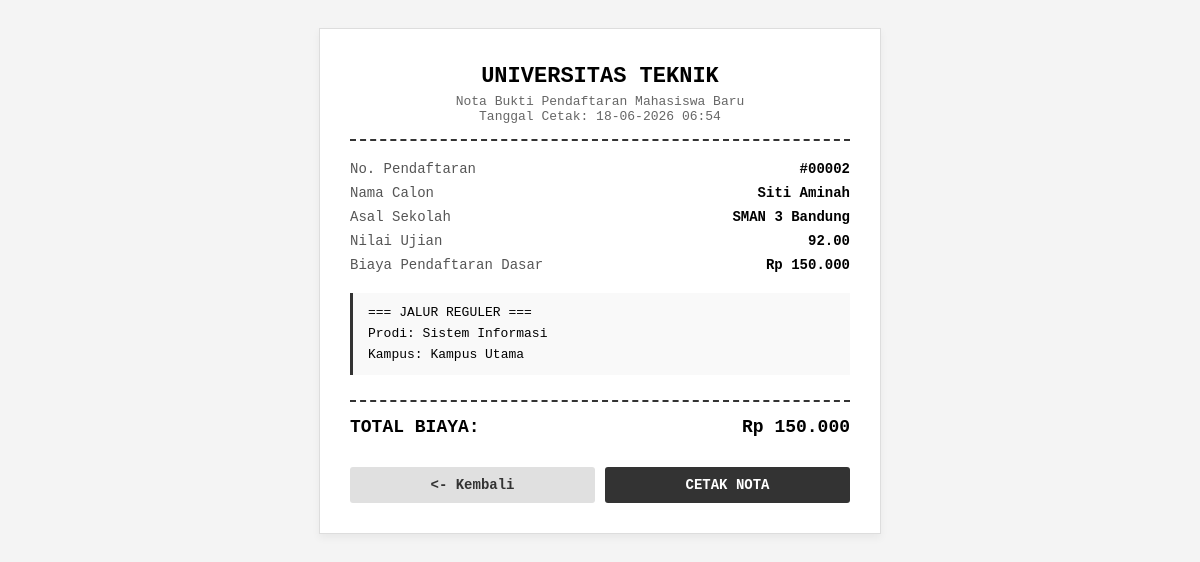
The page /View/Nota.php?id=2 on the database its author committed.
### tables this page shows
CREATE TABLE `pendaftaran` (
  `id_pendaftaran` int NOT NULL,
  `nama_calon` varchar(255) NOT NULL,
  `asal_sekolah` varchar(150) NOT NULL,
  `nilai_ujian` decimal(5,2) NOT NULL,
  `biaya_pendaftaran_dasar` decimal(10,2) NOT NULL,
  `jalur_pendaftaran` enum('Reguler','Prestasi','Kedinasan') NOT NULL,
  `pilihan_prodi` varchar(100) DEFAULT NULL,
  `lokasi_kampus` varchar(100) DEFAULT NULL,
  `jenis_prestasi` varchar(100) DEFAULT NULL,
  `tingkat_prestasi` varchar(50) DEFAULT NULL,
  `sk_ikatan_dinas` varchar(100) DEFAULT NULL,
  `instansi_sponsor` varchar(150) DEFAULT NULL
);

### Models/Pendaftaran.php (called while the page is built, shortened)
<?php
abstract class Pendaftaran {
    protected ?int $idPendaftaran = null;
    protected string $namaCalon;
    protected string $asalSekolah;
    protected float $nilaiUjian;
    protected float $biayaPendaftaranDasar;
    public function __construct(
        string $namaCalon,
        string $asalSekolah,
        float $nilaiUjian,
        float $biayaPendaftaranDasar
    ) {
        $this->namaCalon = $namaCalon;
        $this->asalSekolah = $asalSekolah;
        $this->nilaiUjian = $nilaiUjian;
        $this->biayaPendaftaranDasar = $biayaPendaftaranDasar;
    }
    public function getIdPendaftaran(): ?int {
        return $this->idPendaftaran;
    }
    public function setIdPendaftaran(int $id): void {
        $this->idPendaftaran = $id;
    }
    public function getNamaCalon(): string {
        return $this->namaCalon;
    }
    public function getAsalSekolah(): string {
        return $this->asalSekolah;
    }
    public function getNilaiUjian(): float {
        return $this->nilaiUjian;
    }
    public function getBiayaPendaftaranDasar(): float {
        return $this->biayaPendaftaranDasar;
    }
}

### View/Nota.php (the view, shortened to what this page needs)
<?php
require_once '../Config/Koneksi.php';
require_once '../Models/Pendaftaran.php';
require_once '../Models/Regular.php';
$id_pendaftaran = isset($_GET['id']) ? (int)$_GET['id'] : 0;
try {
    $stmt = $pdo->prepare("SELECT * FROM pendaftaran WHERE id_pendaftaran = ?");
    $stmt->execute([$id_pendaftaran]);
    $data = $stmt->fetch();
    $pendaftar = null;
    $jalur = strtolower($data['jalur_pendaftaran']);
    switch ($jalur) {
        case 'reguler':
        case 'regular':
            $pendaftar = new PendaftaranReguler(
                $data['nama_calon'], $data['asal_sekolah'], (float)$data['nilai_ujian'], (float)$data['biaya_pendaftaran_dasar'],
                $data['pilihan_prodi'], $data['lokasi_kampus']
            );
            break;
    }
    $pendaftar->setIdPendaftaran((int)$data['id_pendaftaran']);
} catch (PDOException $e) {
    die("Error database: " . $e->getMessage());
}
?>
<!DOCTYPE html>
<html lang="id">
<head>
</head>
<body>
<div class="nota-box">
    <div class="header">
        <h2>UNIVERSITAS TEKNIK</h2>
        <p>Nota Bukti Pendaftaran Mahasiswa Baru</p>
        <p>Tanggal Cetak: <?php echo date('d-m-Y H:i'); ?></p>
    </div>
    <div class="row-info">
        <span class="label">No. Pendaftaran</span>
        <span class="value">#<?php echo str_pad($pendaftar->getIdPendaftaran(), 5, "0", STR_PAD_LEFT); ?></span>
    </div>
    <div class="row-info">
        <span class="label">Nama Calon</span>
        <span class="value"><?php echo htmlspecialchars($pendaftar->getNamaCalon()); ?></span>
    </div>
    <div class="row-info">
        <span class="label">Asal Sekolah</span>
        <span class="value"><?php echo htmlspecialchars($pendaftar->getAsalSekolah()); ?></span>
    </div>
    <div class="row-info">
        <span class="label">Nilai Ujian</span>
        <span class="value"><?php echo number_format($pendaftar->getNilaiUjian(), 2); ?></span>
    </div>
    <div class="row-info">
        <span class="label">Biaya Pendaftaran Dasar</span>
        <span class="value">Rp <?php echo number_format($pendaftar->getBiayaPendaftaranDasar(), 0, ',', '.'); ?></span>
    </div>
    <div class="section-jalur">
        <?php $pendaftar->tampilkanInfoJalur(); ?>
    </div>
    <div class="footer-nota">
        <div class="total-bayar">
            <span>TOTAL BIAYA:</span>
            <span>Rp <?php echo number_format($pendaftar->hitungTotalBiaya(), 0, ',', '.'); ?></span>
        </div>
    </div>
    <div class="btn-aksi">
        <a href="../index.php" class="button btn-back"><- Kembali</a>
        <button class="button btn-print" onclick="window.print();">CETAK NOTA</button>
    </div>
</div>
</body>
</html>

### Models/Regular.php (shortened to what this page needs)
<?php
class PendaftaranReguler extends Pendaftaran {
    private string $pilihanProdi;
    private string $lokasiKampus;
    public function __construct(
        string $namaCalon,
        string $asalSekolah,
        float $nilaiUjian,
        float $biayaDasar,
        string $pilihanProdi,
        string $lokasiKampus
    ) {
        $this->pilihanProdi = $pilihanProdi;
        $this->lokasiKampus = $lokasiKampus;
    }
    public function hitungTotalBiaya(): float {
        return $this->biayaPendaftaranDasar;
    }
    public function tampilkanInfoJalur(): void {
        echo "=== JALUR REGULER ===<br>";
        echo "Prodi: " . $this->pilihanProdi . "<br>";
        echo "Kampus: " . $this->lokasiKampus . "<br>";
    }
}

### View/Nota.php (style rules this page uses)
body { font-family: 'Courier New', Courier, monospace; background-color: #f4f4f4; padding: 20px; }
.nota-box { max-width: 500px; margin: 0 auto; background: #fff; padding: 30px; border: 1px solid #ddd; box-shadow: 0 4px 8px rgba(0,0,0,0.05); }
.header { text-align: center; border-bottom: 2px dashed #333; padding-bottom: 15px; margin-bottom: 20px; }
.header h2 { margin: 5px 0; font-size: 22px; }
.header p { margin: 0; font-size: 13px; color: #666; }
.row-info { display: flex; justify-content: space-between; margin: 8px 0; font-size: 14px; }
.label { color: #555; }
.value { font-weight: bold; text-align: right; }
.section-jalur { background-color: #f9f9f9; border-left: 3px solid #333; padding: 10px 15px; margin: 20px 0; font-size: 13px; line-height: 1.6; }
.footer-nota { margin-top: 25px; border-top: 2px dashed #333; padding-top: 15px; }
.total-bayar { display: flex; justify-content: space-between; font-size: 18px; font-weight: bold; color: #000; }
.btn-aksi { display: flex; gap: 10px; margin-top: 30px; }
.button { flex: 1; text-align: center; padding: 10px; font-weight: bold; font-size: 14px; border-radius: 3px; text-decoration: none; cursor: pointer; }
.btn-print { background-color: #333; color: #fff; border: none; font-family: inherit; }
.btn-back { background-color: #e0e0e0; color: #333; }

### rows shown on the page
pendaftaran: id_pendaftaran "00002", nama_calon "Siti Aminah", asal_sekolah "SMAN 3 Bandung", nilai_ujian "92.00", biaya_pendaftaran_dasar "150.000", pilihan_prodi "Sistem Informasi", lokasi_kampus "Kampus Utama"
